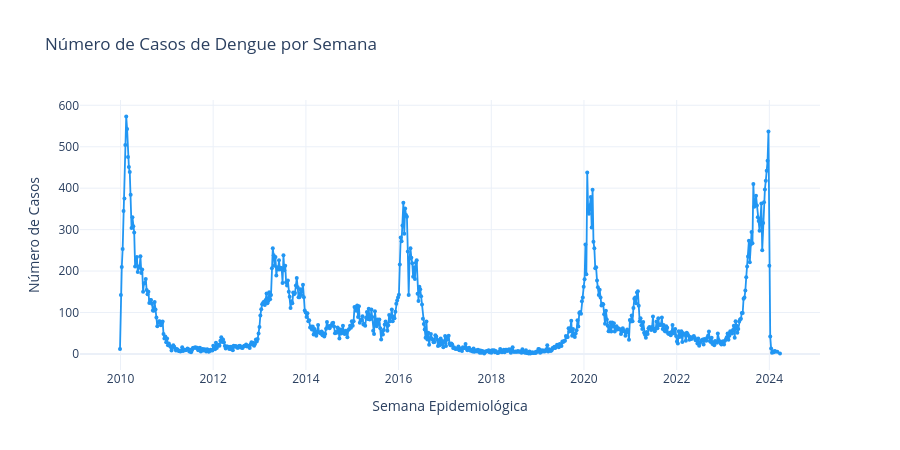

Notebook code for this chart:
### Markdown cell above
### 📈 Visualización inicial de la serie

Esta gráfica permite observar el comportamiento general de los casos de dengue a lo largo del tiempo: picos, períodos de mayor transmisión, posibles cambios de nivel y ciclos recurrentes.

### Code cell
graficar_serie(df, titulo="Número de Casos de Dengue por Semana")

### Figure 1 — Plotly figure (JSON) as saved in the notebook; plotly's stock layout.template omitted (floating-point values rounded to 4 significant figures; data arrays with more than 128 entries replaced by an {"elided": "..."} marker saying what was removed)
{"data": [{"line": {"color": "#2196F3", "width": 1.8}, "marker": {"size": 4}, "mode": "lines+markers", "name": "Casos de Dengue", "type": "scatter", "x": {"elided": "741 str values"}, "y": {"elided": "741 int values"}}], "layout": {"height": 450, "title": {"text": "Número de Casos de Dengue por Semana"}, "xaxis": {"title": {"text": "Semana Epidemiológica"}}, "yaxis": {"title": {"text": "Número de Casos"}}}}
